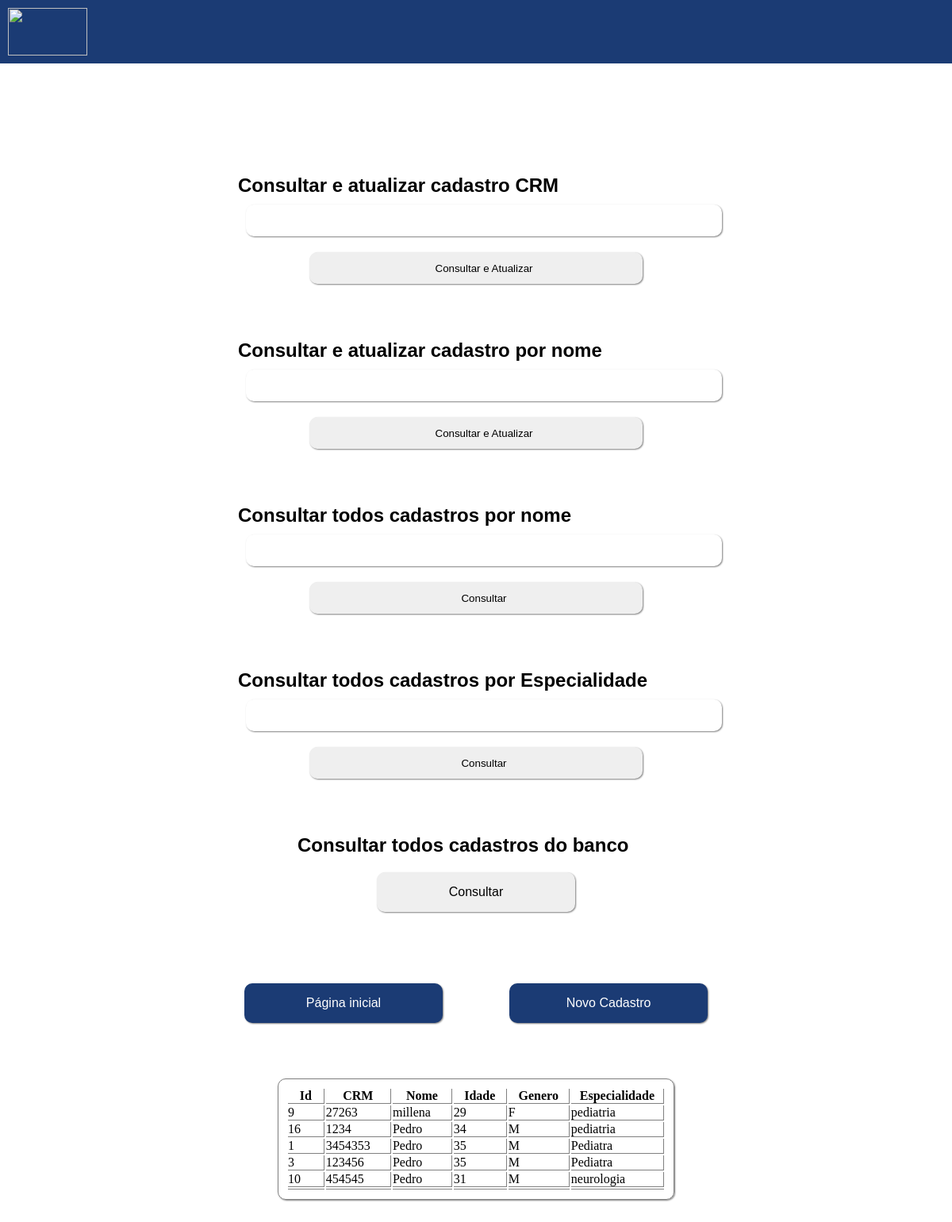
Page /paginas/consultar.php?todobanco=sim on the committed database.
### tables this page shows
CREATE TABLE `medicos` (
  `id` int(11) NOT NULL,
  `crm` varchar(12) DEFAULT NULL,
  `nome` varchar(50) DEFAULT NULL,
  `idade` varchar(3) DEFAULT NULL,
  `genero` char(1) DEFAULT NULL,
  `especialidade` varchar(50) DEFAULT NULL
);

### manipularDb/manipuladorDB.php (called while the page is built, shortened)
<?php
    class manipuladorDB{
        public function listarTodosMedicos (){
            global $pdo;
            $retornoConsulta = $pdo->query("SELECT * FROM medicos ORDER BY especialidade DESC");
            $contador = 0;
            while($retornoConsulta->fetch(PDO::FETCH_ASSOC)){
                $retorno[$contador] = $retornoConsulta->fetch(PDO::FETCH_ASSOC);
                ++$contador;
            }
            if($retorno){
                return $retorno;
            }else{
                echo "<script> alert('Nenhum cadastro foi encontrado') </script>";
            }
        }
    }
?>

### paginas/consultar.php (the view, shortened to what this page needs)
<?php
    require_once '../manipularDb/manipuladorDB.php';
    $acessoDb = new manipuladorDB;
    $acessoDb->conectarBanco();
?>
<!DOCTYPE html>
<html lang="pt-BR">
<head>
    <link rel="stylesheet" href="../style/fontes.css"/>
    <link rel="stylesheet" href="../style/stylePaginas.css"/>
</head>
<body>
    <header>
        <a href="../index.php"><img src="https://logowik.com/content/uploads/images/albert-einstein-hospital6256.jpg"/></a>
    </header>
    <main>
        <section>
            <form class="formBusca" action="./atualizar.php" method="GET">
                <h3>Consultar e atualizar cadastro CRM</h3>
                <input name="crm" type="text" maxlength="6"/>
                <input type="submit" value="Consultar e Atualizar"/>
            </form>
            <form class="formBusca" action="./atualizar.php" method="GET">
                <h3>Consultar e atualizar cadastro por nome</h3>
                <input name="nome" type="text" maxlength="50"/>
                <input type="submit" value="Consultar e Atualizar"/>
            </form>
            <form class="formBusca" action="" method="GET">
                <h3>Consultar todos cadastros por nome</h3>
                <input name="nome" type="text" maxlength="50"/>
                <input type="submit" value="Consultar"/>
            </form>
            <form class="formBusca" action="" method="GET">
                <h3>Consultar todos cadastros por Especialidade</h3>
                <input name="especialidade">
                <input type="submit" value="Consultar"/>
            </form>
            <div class="formBusca" id="buscaGeral">
                <h3> Consultar todos cadastros do banco </h3>
                <a href="./consultar.php?todobanco=sim#tabelaResultado"> <button id="buttonBuscaGeral"> Consultar </button> </a>
            </div>
        <section>
        <section id="sessaoNavegacao">
            <div>
                <a href="../index.php"><button> Página inicial </button></a>
                <a href="./cadastrar.php"><button> Novo Cadastro </button></a>
            </div>
        </section>
    </main>
        <?php
    if(isset($_GET["todobanco"])){
        $retornoMedico = $acessoDb->listarTodosMedicos();
        ?>
        <table id="tabelaResultado">
            <tr>
                <th>Id</th>
                <th>CRM</th>
                <th>Nome</th>
                <th>Idade</th>
                <th>Genero</th>
                <th>Especialidade</th>
            </tr>
        <?php
            for($i = 0 ; $i < count($retornoMedico) ; $i++){
                echo " <tr>
                        <td>". $retornoMedico[$i]["id"]. "</td>
                        <td>". $retornoMedico[$i]["crm"]. "</td>
                        <td>". $retornoMedico[$i]["nome"]. "</td>
                        <td>". $retornoMedico[$i]["idade"]. "</td>
                        <td>". $retornoMedico[$i]["genero"]. "</td>
                        <td>". $retornoMedico[$i]["especialidade"]. "</td>
                    </tr>" ;
            }
    }
        ?>
</body>
</html>

### style/stylePaginas.css (style rules this page uses)
* { box-sizing: border-box; border: 0px; margin: 0px; padding: 0px; }
header { background-color: #1B3B74; position: fixed; top: 0px; z-index: 10; width: 100vw; height: 10vh; padding: 10px }
header img { width: 100px; height: 100%; }
main { margin: 200px 0 0 0; }
form { width: 50vw; margin: 10px auto; }
input { display:block; width: 100%; height: 40px; border-radius: 10px; border: 0px; box-shadow: 1px 1px 2px gray; margin: 10px; padding: 0px 0px 0px 20px }
input[type=submit] { width: 70%; margin: 20px auto; }
#sessaoNavegacao div { width: max-content; margin: 10px auto; }
button { background-color: #1B3B74; width: 250px; height: 50px; display: inline-block; margin: 40px; border-radius: 10px; border: 0px; box-shadow: 1px 1px 2px gray; font-size: 1em; color:white; }
#buscaGeral { width: max-content; margin: 10px auto; }
#buscaGeral a { width: max-content; }
#buttonBuscaGeral { background-color: #EFEFEF; margin: 20px 100px; color: black }
.formBusca { padding: 20px 0 20px 0; }
table { width: 500px; border: 1px solid gray; margin: 30px auto; padding: 10px; border-radius: 10px; box-shadow: 1px 1px 2px gray; }
th { width: 350px; border-bottom: 1px solid gray; border-right: 1px solid gray; }
td { width: 350px; border-bottom: 1px solid gray; border-right: 1px solid gray; }

### rows in the picture
medicos: id "9", crm "27263", nome "millena", idade "29", genero "F", especialidade "pediatria"
medicos: id "16", crm "1234", nome "Pedro", idade "34", genero "M", especialidade "pediatria"
medicos: id "1", crm "3454353", nome "Pedro", idade "35", genero "M", especialidade "Pediatra"
medicos: id "3", crm "123456", nome "Pedro", idade "35", genero "M", especialidade "Pediatra"
medicos: id "10", crm "454545", nome "Pedro", idade "31", genero "M", especialidade "neurologia"
